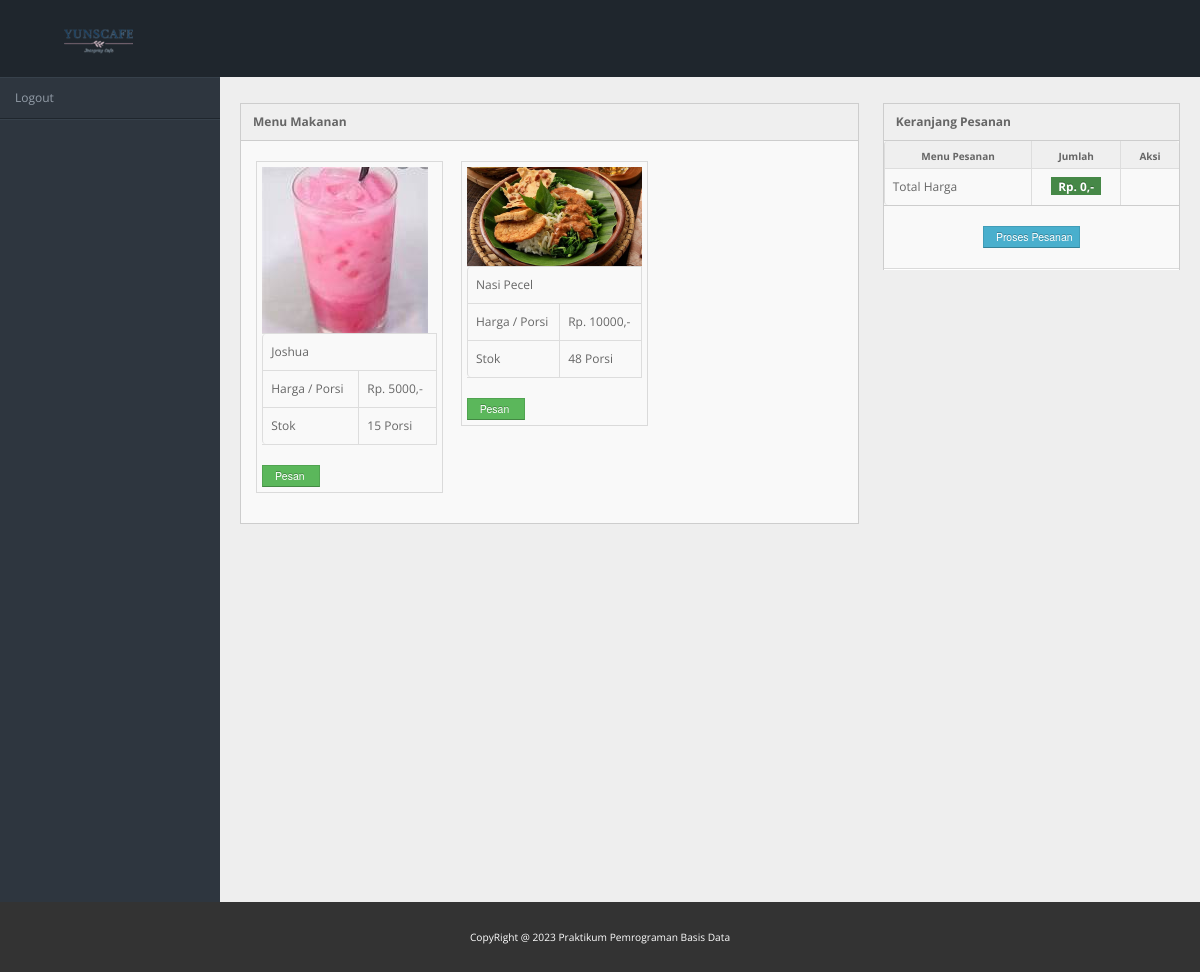
The app's page /entri_order.php (signed in) with its own data.
### tables this page shows
CREATE TABLE `tb_user` (
  `id_user` int(11) NOT NULL,
  `username` varchar(150) NOT NULL,
  `password` varchar(150) NOT NULL,
  `nama_user` varchar(150) NOT NULL,
  `id_level` int(11) NOT NULL,
  `status` varchar(150) NOT NULL
);

CREATE TABLE `tb_masakan` (
  `id_masakan` int(11) NOT NULL,
  `nama_masakan` varchar(150) NOT NULL,
  `harga` varchar(150) NOT NULL,
  `stok` int(11) NOT NULL,
  `status_masakan` varchar(150) NOT NULL,
  `gambar_masakan` varchar(150) NOT NULL
);

### entri_order.php (the view, shortened to what this page needs)
<!DOCTYPE html>
<?php
include "connection/koneksi.php";
$id = $_SESSION['id_user'];
if(isset ($_SESSION['username'])){
  $query = "select * from tb_user natural join tb_level where id_user = $id";
  mysqli_query($conn, $query);
  $sql = mysqli_query($conn, $query);
  while($r = mysqli_fetch_array($sql)){
?>
<html lang="en">
<head>
<link rel="stylesheet" href="template/dashboard/css/bootstrap.min.css" />
<link rel="stylesheet" href="template/dashboard/css/bootstrap-responsive.min.css" />
<link rel="stylesheet" href="template/dashboard/css/fullcalendar.css" />
<link rel="stylesheet" href="template/dashboard/css/matrix-style.css" />
<link rel="stylesheet" href="template/dashboard/css/matrix-media.css" />
<link href="template/dashboard/font-awesome/css/font-awesome.css" rel="stylesheet" />
<link rel="stylesheet" href="template/dashboard/css/jquery.gritter.css" />
</head>
<body>
<div id="header">
  <h1><a href="entri_order.php">Entri Order</a></h1>
</div>
<div id="sidebar"><a href="entri_order.php" class="visible-phone"><i class="icon shopping-cart"></i> <span>Entri Order</span></a>
  <ul>
    <?php
    if($r['id_level'] == 1){
  ?>
    <li> <a href="logout.php"><span>Logout</span></a> </li>
  <?php
    } else if($r['id_level'] == 2){
  ?>
    <li> <a href="entri_order.php"><span>Order</span></a> </li>
    <li> <a href="entri_transaksi.php"><span>Transaksi</span></a> </li>
    <li> <a href="generate_laporan.php"><span>Laporan</span></a> </li>
    <li> <a href="logout.php"><span>Logout</span></a> </li>
  <?php
    } else if($r['id_level'] == 3){
  ?>
    <li> <a href="entri_referensi.php"><span>Tambah Menu</span></a> </li>
    <li> <a href="generate_laporan.php"><span>Laporan</span></a> </li>
    <li> <a href="logout.php"><span>Logout</span></a> </li>
  <?php
    }
  ?>
  </ul>
</div>
<div id="content">
  <div class="container-fluid">
    <?php
      if($r['id_level'] == 1 || $r['id_level'] == 2 || $r['id_level'] == 5){
    ?>
      <?php
        $order = array();
        if(in_array($id, $order)){
      ?>
    <div class="row-fluid">
      <div class="span6">
        <div class="widget-box span12">
          <div class="widget-title"> <span class="icon"> </span>
            <h5>Notifications</h5>
          </div>
          <div class="widget-content">
            <div class="alert alert-info alert-block">
              <h4 class="alert-heading">Informasi </h4>
              Pesanan telah masuk di Transaksi<br>
            </div>
          </div>
        </div>
      </div>
      <div class="span6">
        <div class="widget-box span12">
          <div class="widget-title"> <span class="icon"></i> </span>
            <h5>Menu yang dipesan</h5>
          </div>
          <div class="widget-content nopadding">
            <table class="table table-bordered table-invoice-full">
              <thead>
                <tr>
                  <th class="head0">No.</th>
                  <th class="head1">Menu</th>
                  <th class="head0 right">Jumlah</th>
                  <th class="head1 right">Harga</th>
                  <th class="head0 right">Total</th>
                </tr>
              </thead>
              <tbody>
                <?php
                  $no_order_fiks = 1;
                  $query_order_fiks = "select * from tb_pesan natural join tb_masakan where id_user = $id and status_pesan != 'sudah'";
                  $sql_order_fiks = mysqli_query($conn, $query_order_fiks);
                  while($r_order_fiks = mysqli_fetch_array($sql_order_fiks)){
                ?>
                <tr>
                  <td><center><?php echo $no_order_fiks++; ?>. </center></td>
                  <td><?php echo $r_order_fiks['nama_masakan'];?></td>
                  <td class="right"><center><?php echo $r_order_fiks['jumlah'];?></center></td>
                  <td class="right">Rp. <?php echo $r_order_fiks['harga'];?>,-</td>
                  <td class="right">
                    <strong>
                      Rp.
                      <?php
                        $hasil = $r_order_fiks['harga'] * $r_order_fiks['jumlah'];
                        echo $hasil;
                      ?>,-
                    </strong>
                  </td>
                </tr>
                <?php
                  }
                  $query_harga = "select * from tb_order where id_pengunjung = $id and status_order = 'belum bayar'";
                  $sql_harga = mysqli_query($conn, $query_harga);
                  $result_harga = mysqli_fetch_array($sql_harga);
                ?>
                <tr>
                  <td></td>
                  <td><strong><center>Total</center></strong></td>
                  <td class="right"></td>
                  <td class="right"></td>
                  <td class="right"><strong>Rp. <?php echo $result_harga['total_harga'];?>,-</strong></td>
                </tr>
              </tbody>
            </table>
          </div>
        </div>
      </div>
    </div>
      <?php
        } else {
      ?>
    <div class="row-fluid">
      <div class="span8">
        <div class="widget-box span12">
          <div class="widget-title bg_lg"></i></span>
            <h5>Menu Makanan</h5>
          </div>
          <div class="widget-content" >
            <ul class="thumbnails">
              <div class="btn-icon-pg">
                <ul>
                  <?php
                    $pesan = array();
                    $query_data_makanan = "select * from tb_masakan where stok > 0 order by id_masakan desc";
                    $sql_data_makanan = mysqli_query($conn, $query_data_makanan);
                    while($r_dt_makanan = mysqli_fetch_array($sql_data_makanan)){
                  ?>
                      <li class="span2">
                        <a> <img src="gambar/<?php echo $r_dt_makanan['gambar_masakan']?>" alt="" > </a>
                        <table class="table table-bordered">
                          <tbody>
                            <tr>
                              <td><?php echo $r_dt_makanan['nama_masakan'];?></td>
                            </tr>
                            <tr>
                              <td>Harga / Porsi</td>
                              <td>Rp. <?php echo $r_dt_makanan['harga'];?>,-</td>
                            </tr>
                            <tr>
                              <td>Stok</td>
                              <td><?php echo $r_dt_makanan['stok'];?> Porsi</td>
                            </tr>
                          </tbody>
                        </table>
                        <form action="" method="post">
                          <?php
                            if(in_array($r_dt_makanan['id_masakan'], $pesan)){
                          ?>
                              <button type="submit" value="<?php echo $r_dt_makanan['id_masakan'];?>" name="tambah_pesan" class="btn btn-danger btn-mini" disabled>
                                &nbsp;&nbsp;Telah dipesan &nbsp;&nbsp;
                              </button>
                          <?php
                            } else {
                          ?>
                              <button type="submit" value="<?php echo $r_dt_makanan['id_masakan'];?>" name="tambah_pesan" class="btn btn-success btn-mini">
                                &nbsp;&nbsp;Pesan &nbsp;&nbsp;
                              </button>
                          <?php
                            }
                          ?>
                        </form>
                      </li>
                    <?php
                      }
                    ?>
                </ul>
              </div>
            </ul>
          </div>
        </div>
      </div>
      <div class="span4">
      <form action="" method="post">
        <div class="widget-box">
          <div class="widget-title">
            <h5>Keranjang Pesanan</h5>
          </div>
          <div class="widget-content nopadding">
            <table class="table table-bordered table-striped">
              <thead>
                <tr>
                  <th style="width: 50%">Menu Pesanan</th>
                  <th style="width: 30%">Jumlah</th>
                  <th style="width: 20%">Aksi</th>
                </tr>
              </thead>
              <tbody>
                <tr class="odd gradeX">
                  <td>Total Harga</td>
                  <td>
                    <center>
                      <span class="label label-success">&nbsp;Rp. <span id="total_harga">0</span>,-&nbsp;</span>
                    </center>
                  </td>
                  <td>
                  </td>
                </tr>
              </tbody>
            </table>
          </div>
          <br>
          <center>
            <button type="submit" value="" name="proses_pesan" class="btn btn-mini btn-info">
              &nbsp;&nbsp;Proses Pesanan
            </button>
          </center>
          <hr>
        </div>
      </form>
      </div>
    </div>
      <?php
        }
        }
      ?>
    </div>
  </div>
</body>
<footer>
		<div class="container">
		<small>CopyRight @ 2023 Praktikum Pemrograman Basis Data</small>
</footer>
</html>
<?php
  }
} else {
  header('location: logout.php');
}
?>

### template/dashboard/css/matrix-style.css (style rules this page uses)
* { outline:none !important; -moz-outline: none !important; }
html, body { height:100% }
body { overflow-x: hidden; margin-top: -10px; font-family: 'Open Sans', sans-serif; font-size:12px; color:#666; }
footer { padding: 25px 0; background-color: #333; color: #fff; text-align: center; margin-top: auto; }
a { color:#666; }
select, textarea, input[type="text"], input[type="password"], input[type="datetime"], input[type="datetime-local"], input[type="date"], input[type="month"], input[type="time"], input[type="week"], input[type="number"], input[type="email"], input[type="url"], input[type="search"], input[type="tel"], input[type="color"], .uneditable-input, .label, .dropdown-menu, .btn, .well, .progress, .table-bordered, .btn-group > .btn:first-child, .btn-group > .btn:last-child, .btn-group > .btn:last-child, .btn-group > .dropdown-toggle, .alert { border-radius:0px; }
.btn, textarea, input[type="text"], input[type="password"], input[type="datetime"], input[type="datetime-local"], input[type="date"], input[type="month"], input[type="time"], input[type="week"], input[type="number"], input[type="email"], input[type="url"], input[type="search"], input[type="tel"], input[type="color"], .uneditable-input { box-shadow:none; }
.progress, .progress-success .bar, .progress .bar-success, .progress-warning .bar, .progress .bar-warning, .progress-danger .bar, .progress .bar-danger, .progress-info .bar, .progress .bar-info, .btn, .btn-primary { background-image:none; }
hr { border-top-color:#dadada; }
.bg_lg { background:#28b779; }
#header { height: 77px; position: relative; width: 100%; z-index: -9; }
#header h1 { background: url("../img/logo.png") no-repeat scroll 0 0 transparent; height: 31px; left: 20px; line-height: 600px; overflow: hidden; position: relative; top: 26px; width: 191px; }
#header h1 a { display: block; }
#sidebar { display: block; float: left; position: relative; width: 220px; z-index: 16; }
#sidebar > ul { list-style: none; margin: 0px 0 0; padding: 0; position: absolute; width: 220px; }
#sidebar > ul > li { display: block; position: relative; }
#sidebar > ul > li > a { padding: 10px 0 10px 15px; display: block; color: #939da8; }
#content { background: none repeat scroll 0 0 #eeeeee; margin-left: 220px; margin-right: 0; padding-bottom: 25px; position: relative; min-height:100%; width: auto; }
.stat-boxes .peity_bar_good, .stat-boxes .peity_line_good, { color: #459D1C; }
.widget-box { background: none repeat scroll 0 0 #F9F9F9; border-left: 1px solid #CDCDCD; border-top: 1px solid #CDCDCD; border-right: 1px solid #CDCDCD; clear: both; margin-top: 16px; margin-bottom: 16px; position: relative; }
.widget-title, .modal-header, .table th, div.dataTables_wrapper .ui-widget-header { background:#efefef; border-bottom: 1px solid #CDCDCD; height: 36px; }
.widget-title h5 { color: #666; float: left; font-size: 12px; font-weight: bold; padding: 12px; line-height: 12px; margin: 0; }
.widget-content { padding:15px; border-bottom: 1px solid #cdcdcd; }
.table th { height: auto; font-size: 10px; padding: 5px 10px 2px; border-bottom: 0; text-align: center; color: #666666; }
.nopadding { padding: 0 !important; }
.nopadding .table { margin-bottom: 0; }
.nopadding .table-bordered { border: 0; }
.thumbnails { margin-left: -2.12766% !important; }
.thumbnails [class*="span"] { margin-left: 2.12766% !important; position: relative; }
form { margin-bottom: 0; }
.btn-icon-pg ul { margin:0px; padding:0px; }
.btn-icon-pg ul li { margin:5px; padding:5px; list-style:none; display:inline-block; border:1px solid #dadada; min-width:187px; cursor:pointer }

### template/dashboard/css/matrix-media.css (style rules this page uses)
body { background:#2E363F; }
#header { background-color: #1f262d; margin-top:10px; }
#sidebar > ul { border-bottom: 1px solid #37414b }
#sidebar > ul > li { border-top: 1px solid #37414b; border-bottom: 1px solid #1f262d; }

### records on screen
tb_user: shows "Logout"
tb_masakan: gambar_masakan (picture), nama_masakan "Joshua", harga "5000", stok "15", $r_dt_makanan['id_masakan'] 24 (drawn)
tb_masakan: gambar_masakan (picture), nama_masakan "Nasi Pecel", harga "10000", stok "48", $r_dt_makanan['id_masakan'] 23 (drawn)
